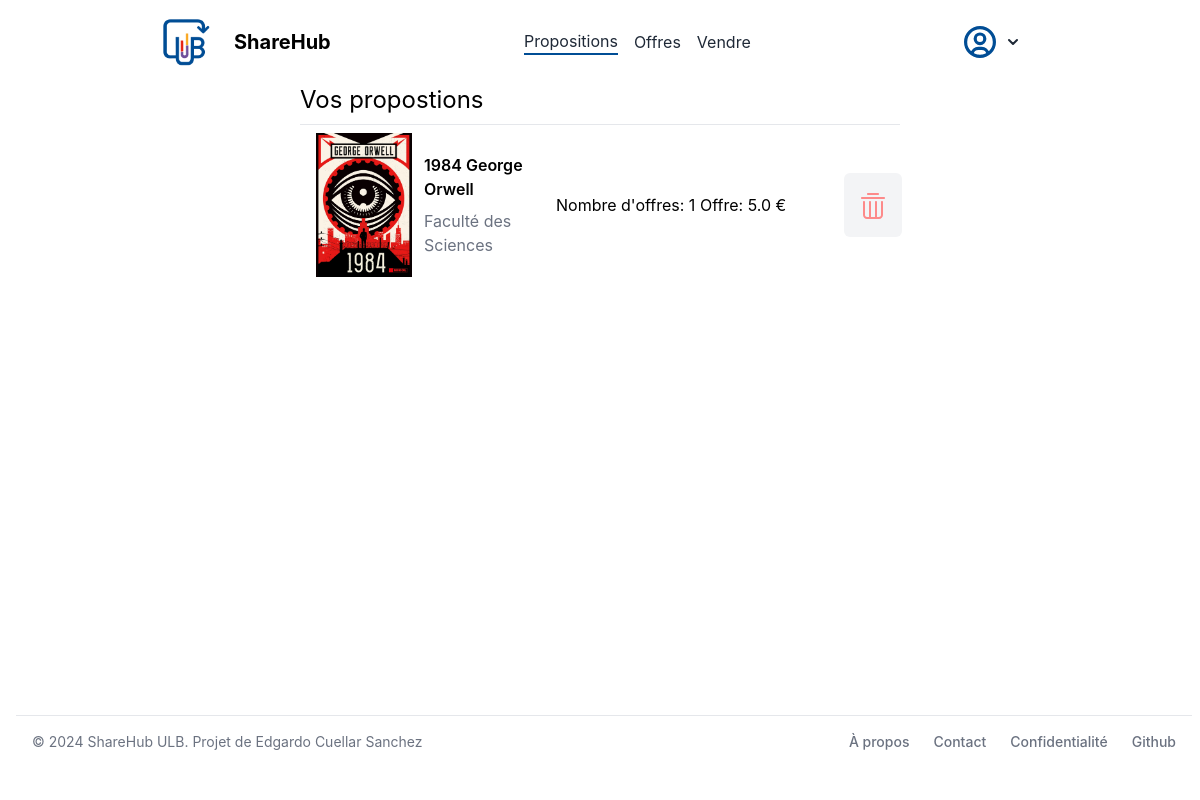
/proposition (signed in), run on the app's committed database.
### store/models/prices.py (models this page shows, shortened)
class Prices(models.Model):
    product = models.ForeignKey(Products, on_delete=models.CASCADE, related_name='product')
    seller = models.ForeignKey(Customer, on_delete=models.CASCADE, related_name='seller')
    buyer = models.ForeignKey(Customer, on_delete=models.CASCADE, related_name='buyer')
    price = models.IntegerField(default=0)
    status = models.IntegerField(default=0)
    date_offer = models.DateField(default=None, null=True, blank=True)
    date_status = models.DateField(default=None, null=True, blank=True)
    def __str__(self):
        return str(self.price / 100) + '€'
    @staticmethod
    def get_prices_by_product_id(product_id):
        return Prices.objects.filter(product=product_id).filter(status=0)
    @staticmethod
    def get_prices_by_buyer_id(buyer_id):
        return Prices.objects.filter(buyer=buyer_id).filter(status=0)

### store/models/product.py (models this page shows, shortened)
class Products(models.Model):
    customer = models.ForeignKey(Customer, on_delete=models.CASCADE, default=None)
    name = models.CharField(max_length=60, default='')
    price= models.IntegerField(default=0)
    category= models.ForeignKey(Category,on_delete=models.CASCADE,default=1 )
    condition= models.ForeignKey(Condition,on_delete=models.CASCADE,default=1 )
    place= models.ForeignKey(Place,on_delete=models.CASCADE,default=1 )
    description= models.CharField(max_length=250, default='', blank=True, null= True)
    date = models.IntegerField(default=2000)
    sold = models.BooleanField(default=False)

### store/models/product_img.py (models this page shows, shortened)
class ProductImage(models.Model):
    product = models.ForeignKey(Products, on_delete=models.CASCADE)
    image = models.ImageField(upload_to='products/')
    @staticmethod
    def get_images_by_product_id(product_id):
        return ProductImage.objects.filter(product_id=product_id)

### store/models/category.py (models this page shows, shortened)
class Category(models.Model):
    name= models.CharField(max_length=50, default="")
    def __str__(self):
        return self.name

### store/middlewares/auth.py (the view)
    def middleware(request):
        print(request.session.get('customer'))
        returnUrl = request.META['PATH_INFO']
        print(request.META['PATH_INFO'])
        if not request.session.get('customer'):
           return redirect(f'login?return_url={returnUrl}')
        response = get_response(request)
        return response

### store/templatetags/custom_filter.py (called while the page is built)
@register.filter(name='currency')
def currency(number):
    price = number / 100
    return str(price) + " €"

@register.filter(name='get_first_image_product')
def get_first_image_product(product_id):
    return ProductImage.get_images_by_product_id(product_id)[0].image.url

@register.filter(name='get_nb_offers')
def get_nb_offers(product_id):
    return len(Prices.get_prices_by_product_id(product_id))

### store/views/proposition.py (called while the page is built)
    @method_decorator(user_login_required)
    def dispatch(self, request, *args, **kwargs):
        return super().dispatch(request, *args, **kwargs)

    def get(self , request):
        offers = Prices.get_prices_by_buyer_id(request.session.get('customer'))
        print("offres: ", offers)
        return render(request , self.html_template , {'offers' : offers} )

### store/templates/proposition.html (shortened to what this page needs)
{% extends 'base.html' %}
{% block content %}
{% load cart %}
{% load custom_filter %}
<div class="w-full flex flex-col justify-center items-center">
<div class="sm:w-full mx-4 md:w-6/12">
  <div class="flex justify-center">
      <div class="w-full">
        <h2 class="text-2xl mb-2">Vos propostions</h2>
        {% if offers|length == 0 %}
          <div class="alert alert-info" role="alert">
            Vous n'avez aucune proposition active pour le moment.
          </div>
        {% else %}
          {% for offer in offers %}
          <div class="card rounded-3 mb-2" style="height: 25vh;">
            <hr>
            <div class="card-body p-2">
              <div class="flex justify-between items-center" style="height: 100%; padding-left: 0.5rem;">
                <div class="flex-none w-1/6">
                  <img src="{{ offer.product.id|get_first_image_product }}" alt="{{ offer.product.name }}" class="h-23vh w-auto">
                </div>
                <div class="ml-3 flex-grow md:w-1/2 lg:w-3/5">
                  <p class="font-semibold mb-2"><a href="/product/{{ offer.product.id }}">{{ offer.product.name }}</a></p>
                  <p><span class="text-gray-500"><a href="/product/{{ offer.product.id }}">{{ offer.product.category }}</a></p>
                </div>
                <div class="flex-none w-1/4">
                  <h5 class="mb-0">Nombre d'offres: {{ offer.product.id|get_nb_offers }}</h5>
                </div>
                <div title="Votre offre actuelle" class="flex-none w-1/4">
                  <h5 class="mb-0">Offre: {{ offer.price|currency }}</h5>
                </div>
                <form action="/cart" method="POST" class="flex-none w-1/12">
                  <button title="Annuler votre proposition" type="submit" style="height: 64px;" class="flex items-center px-3 py-2 border border-transparent text-base font-medium rounded-md text-white bg-gray-100 hover:bg-gray-300">
                  </button>
                </form>
              </div>
            </div>
          </div>
          {% endfor %}
        {% endif %}
    </div>
  </div>
</div>
</div>
{% endblock %}

### store/templates/proposition.html (style rules this page uses)
a { @apply no-underline text-black; }

### data on the page
Prices: product.id|get_first_image_product (picture), product.name "1984 George Orwell", product.category "Faculté des Sciences", product.id|get_nb_offers "1", price "5.0 €"
